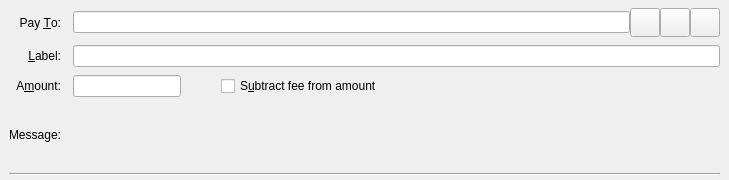
<?xml version="1.0" encoding="UTF-8"?>
<ui version="4.0">
 <class>SendCoinsEntry</class>
 <widget class="QStackedWidget" name="SendCoinsEntry">
  <property name="geometry">
   <rect>
    <x>0</x>
    <y>0</y>
    <width>729</width>
    <height>180</height>
   </rect>
  </property>
  <property name="focusPolicy">
   <enum>Qt::TabFocus</enum>
  </property>
  <property name="autoFillBackground">
   <bool>false</bool>
  </property>
  <widget class="QFrame" name="SendCoins">
   <property name="toolTip">
    <string>This is a normal payment.</string>
   </property>
   <property name="frameShape">
    <enum>QFrame::NoFrame</enum>
   </property>
   <layout class="QGridLayout" name="gridLayout">
    <property name="topMargin">
     <number>8</number>
    </property>
    <property name="bottomMargin">
     <number>4</number>
    </property>
    <property name="horizontalSpacing">
     <number>12</number>
    </property>
    <property name="verticalSpacing">
     <number>8</number>
    </property>
    <item row="3" column="1">
     <widget class="QLabel" name="messageTextLabel">
      <property name="toolTip">
       <string>A message that was attached to the cruzado: URI which will be stored with the transaction for your reference. Note: This message will not be sent over the cruZado network.</string>
      </property>
      <property name="textFormat">
       <enum>Qt::PlainText</enum>
      </property>
     </widget>
    </item>
    <item row="2" column="0">
     <widget class="QLabel" name="amountLabel">
      <property name="text">
       <string>A&amp;mount:</string>
      </property>
      <property name="alignment">
       <set>Qt::AlignRight|Qt::AlignTrailing|Qt::AlignVCenter</set>
      </property>
      <property name="buddy">
       <cstring>payAmount</cstring>
      </property>
     </widget>
    </item>
    <item row="0" column="0">
     <widget class="QLabel" name="payToLabel">
      <property name="text">
       <string>Pay &amp;To:</string>
      </property>
      <property name="alignment">
       <set>Qt::AlignRight|Qt::AlignTrailing|Qt::AlignVCenter</set>
      </property>
      <property name="buddy">
       <cstring>payTo</cstring>
      </property>
     </widget>
    </item>
    <item row="1" column="1">
     <widget class="QLineEdit" name="addAsLabel">
      <property name="toolTip">
       <string>Enter a label for this address to add it to the list of used addresses</string>
      </property>
     </widget>
    </item>
    <item row="1" column="0">
     <widget class="QLabel" name="labellLabel">
      <property name="text">
       <string>&amp;Label:</string>
      </property>
      <property name="alignment">
       <set>Qt::AlignRight|Qt::AlignTrailing|Qt::AlignVCenter</set>
      </property>
      <property name="buddy">
       <cstring>addAsLabel</cstring>
      </property>
     </widget>
    </item>
    <item row="2" column="1">
     <layout class="QHBoxLayout" name="horizontalLayoutAmount" stretch="0,0,1">
      <item>
       <widget class="BitcoinAmountField" name="payAmount"/>
      </item>
      <item>
       <spacer name="horizontalSpacer">
        <property name="orientation">
         <enum>Qt::Horizontal</enum>
        </property>
        <property name="sizeHint" stdset="0">
         <size>
          <width>40</width>
          <height>20</height>
         </size>
        </property>
       </spacer>
      </item>
      <item>
       <widget class="QCheckBox" name="checkboxSubtractFeeFromAmount">
        <property name="toolTip">
         <string>The fee will be deducted from the amount being sent. The recipient will receive less cruzados than you enter in the amount field. If multiple recipients are selected, the fee is split equally.</string>
        </property>
        <property name="text">
         <string>S&amp;ubtract fee from amount</string>
        </property>
       </widget>
      </item>
     </layout>
    </item>
    <item row="4" column="0" colspan="2">
     <widget class="Line" name="line">
      <property name="orientation">
       <enum>Qt::Horizontal</enum>
      </property>
     </widget>
    </item>
    <item row="3" column="0">
     <widget class="QLabel" name="messageLabel">
      <property name="text">
       <string>Message:</string>
      </property>
      <property name="alignment">
       <set>Qt::AlignRight|Qt::AlignTrailing|Qt::AlignVCenter</set>
      </property>
     </widget>
    </item>
    <item row="0" column="1">
     <layout class="QHBoxLayout" name="payToLayout">
      <property name="spacing">
       <number>0</number>
      </property>
      <item>
       <widget class="QValidatedLineEdit" name="payTo">
        <property name="toolTip">
         <string>The cruZado address to send the payment to</string>
        </property>
       </widget>
      </item>
      <item>
       <widget class="QToolButton" name="addressBookButton">
        <property name="toolTip">
         <string>Choose previously used address</string>
        </property>
        <property name="text">
         <string/>
        </property>
        <property name="icon">
         <iconset resource="../bitcoin.qrc">
          <normaloff>:/images/addressbook1</normaloff>:/images/addressbook1</iconset>
        </property>
        <property name="iconSize">
         <size>
          <width>22</width>
          <height>22</height>
         </size>
        </property>
        <property name="shortcut">
         <string>Alt+A</string>
        </property>
       </widget>
      </item>
      <item>
       <widget class="QToolButton" name="pasteButton">
        <property name="toolTip">
         <string>Paste address from clipboard</string>
        </property>
        <property name="text">
         <string/>
        </property>
        <property name="icon">
         <iconset resource="../bitcoin.qrc">
          <normaloff>:/images/paste</normaloff>:/images/paste</iconset>
        </property>
        <property name="iconSize">
         <size>
          <width>22</width>
          <height>22</height>
         </size>
        </property>
        <property name="shortcut">
         <string>Alt+P</string>
        </property>
       </widget>
      </item>
      <item>
       <widget class="QToolButton" name="deleteButton">
        <property name="toolTip">
         <string>Remove this entry</string>
        </property>
        <property name="text">
         <string/>
        </property>
        <property name="icon">
         <iconset resource="../bitcoin.qrc">
          <normaloff>:/images/clear</normaloff>:/images/clear</iconset>
        </property>
        <property name="iconSize">
         <size>
          <width>22</width>
          <height>22</height>
         </size>
        </property>
       </widget>
      </item>
     </layout>
    </item>
   </layout>
  </widget>
  <widget class="QFrame" name="SendCoins_UnauthenticatedPaymentRequest">
   <property name="palette">
    <palette>
     <active>
      <colorrole role="WindowText">
       <brush brushstyle="SolidPattern">
        <color alpha="255">
         <red>0</red>
         <green>0</green>
         <blue>0</blue>
        </color>
       </brush>
      </colorrole>
      <colorrole role="Button">
       <brush brushstyle="SolidPattern">
        <color alpha="255">
         <red>255</red>
         <green>255</green>
         <blue>127</blue>
        </color>
       </brush>
      </colorrole>
      <colorrole role="Light">
       <brush brushstyle="SolidPattern">
        <color alpha="255">
         <red>255</red>
         <green>255</green>
         <blue>255</blue>
        </color>
       </brush>
      </colorrole>
      <colorrole role="Midlight">
       <brush brushstyle="SolidPattern">
        <color alpha="255">
         <red>255</red>
         <green>255</green>
         <blue>191</blue>
        </color>
       </brush>
      </colorrole>
      <colorrole role="Dark">
       <brush brushstyle="SolidPattern">
        <color alpha="255">
         <red>127</red>
         <green>127</green>
         <blue>63</blue>
        </color>
       </brush>
      </colorrole>
      <colorrole role="Mid">
       <brush brushstyle="SolidPattern">
        <color alpha="255">
         <red>170</red>
         <green>170</green>
         <blue>84</blue>
        </color>
       </brush>
      </colorrole>
      <colorrole role="Text">
       <brush brushstyle="SolidPattern">
        <color alpha="255">
         <red>0</red>
         <green>0</green>
         <blue>0</blue>
        </color>
       </brush>
      </colorrole>
      <colorrole role="BrightText">
       <brush brushstyle="SolidPattern">
        <color alpha="255">
         <red>255</red>
         <green>255</green>
         <blue>255</blue>
        </color>
       </brush>
      </colorrole>
      <colorrole role="ButtonText">
       <brush brushstyle="SolidPattern">
        <color alpha="255">
         <red>0</red>
         <green>0</green>
         <blue>0</blue>
        </color>
       </brush>
      </colorrole>
      <colorrole role="Base">
       <brush brushstyle="SolidPattern">
        <color alpha="255">
         <red>255</red>
         <green>255</green>
         <blue>255</blue>
        </color>
       </brush>
      </colorrole>
      <colorrole role="Window">
       <brush brushstyle="SolidPattern">
        <color alpha="255">
         <red>255</red>
         <green>255</green>
         <blue>127</blue>
        </color>
       </brush>
      </colorrole>
      <colorrole role="Shadow">
       <brush brushstyle="SolidPattern">
        <color alpha="255">
         <red>0</red>
         <green>0</green>
         <blue>0</blue>
        </color>
       </brush>
      </colorrole>
      <colorrole role="AlternateBase">
       <brush brushstyle="SolidPattern">
        <color alpha="255">
         <red>255</red>
         <green>255</green>
         <blue>191</blue>
        </color>
       </brush>
      </colorrole>
      <colorrole role="ToolTipBase">
       <brush brushstyle="SolidPattern">
        <color alpha="255">
         <red>255</red>
         <green>255</green>
         <blue>220</blue>
        </color>
       </brush>
      </colorrole>
      <colorrole role="ToolTipText">
       <brush brushstyle="SolidPattern">
        <color alpha="255">
         <red>0</red>
         <green>0</green>
         <blue>0</blue>
        </color>
       </brush>
      </colorrole>
     </active>
     <inactive>
      <colorrole role="WindowText">
       <brush brushstyle="SolidPattern">
        <color alpha="255">
         <red>0</red>
         <green>0</green>
         <blue>0</blue>
        </color>
       </brush>
      </colorrole>
      <colorrole role="Button">
       <brush brushstyle="SolidPattern">
        <color alpha="255">
         <red>255</red>
         <green>255</green>
         <blue>127</blue>
        </color>
       </brush>
      </colorrole>
      <colorrole role="Light">
       <brush brushstyle="SolidPattern">
        <color alpha="255">
         <red>255</red>
         <green>255</green>
         <blue>255</blue>
        </color>
       </brush>
      </colorrole>
      <colorrole role="Midlight">
       <brush brushstyle="SolidPattern">
        <color alpha="255">
         <red>255</red>
         <green>255</green>
         <blue>191</blue>
        </color>
       </brush>
      </colorrole>
      <colorrole role="Dark">
       <brush brushstyle="SolidPattern">
        <color alpha="255">
         <red>127</red>
         <green>127</green>
         <blue>63</blue>
        </color>
       </brush>
      </colorrole>
      <colorrole role="Mid">
       <brush brushstyle="SolidPattern">
        <color alpha="255">
         <red>170</red>
         <green>170</green>
         <blue>84</blue>
        </color>
       </brush>
      </colorrole>
      <colorrole role="Text">
       <brush brushstyle="SolidPattern">
        <color alpha="255">
         <red>0</red>
         <green>0</green>
         <blue>0</blue>
        </color>
       </brush>
      </colorrole>
      <colorrole role="BrightText">
       <brush brushstyle="SolidPattern">
        <color alpha="255">
         <red>255</red>
         <green>255</green>
         <blue>255</blue>
        </color>
       </brush>
      </colorrole>
      <colorrole role="ButtonText">
       <brush brushstyle="SolidPattern">
        <color alpha="255">
         <red>0</red>
         <green>0</green>
         <blue>0</blue>
        </color>
       </brush>
      </colorrole>
      <colorrole role="Base">
       <brush brushstyle="SolidPattern">
        <color alpha="255">
         <red>255</red>
         <green>255</green>
         <blue>255</blue>
        </color>
       </brush>
      </colorrole>
      <colorrole role="Window">
       <brush brushstyle="SolidPattern">
        <color alpha="255">
         <red>255</red>
         <green>255</green>
         <blue>127</blue>
        </color>
       </brush>
      </colorrole>
      <colorrole role="Shadow">
       <brush brushstyle="SolidPattern">
        <color alpha="255">
         <red>0</red>
         <green>0</green>
         <blue>0</blue>
        </color>
       </brush>
      </colorrole>
      <colorrole role="AlternateBase">
       <brush brushstyle="SolidPattern">
        <color alpha="255">
         <red>255</red>
         <green>255</green>
         <blue>191</blue>
        </color>
       </brush>
      </colorrole>
      <colorrole role="ToolTipBase">
       <brush brushstyle="SolidPattern">
        <color alpha="255">
         <red>255</red>
         <green>255</green>
         <blue>220</blue>
        </color>
       </brush>
      </colorrole>
      <colorrole role="ToolTipText">
       <brush brushstyle="SolidPattern">
        <color alpha="255">
         <red>0</red>
         <green>0</green>
         <blue>0</blue>
        </color>
       </brush>
      </colorrole>
     </inactive>
     <disabled>
      <colorrole role="WindowText">
       <brush brushstyle="SolidPattern">
        <color alpha="255">
         <red>127</red>
         <green>127</green>
         <blue>63</blue>
        </color>
       </brush>
      </colorrole>
      <colorrole role="Button">
       <brush brushstyle="SolidPattern">
        <color alpha="255">
         <red>255</red>
         <green>255</green>
         <blue>127</blue>
        </color>
       </brush>
      </colorrole>
      <colorrole role="Light">
       <brush brushstyle="SolidPattern">
        <color alpha="255">
         <red>255</red>
         <green>255</green>
         <blue>255</blue>
        </color>
       </brush>
      </colorrole>
      <colorrole role="Midlight">
       <brush brushstyle="SolidPattern">
        <color alpha="255">
         <red>255</red>
         <green>255</green>
         <blue>191</blue>
        </color>
       </brush>
      </colorrole>
      <colorrole role="Dark">
       <brush brushstyle="SolidPattern">
        <color alpha="255">
         <red>127</red>
         <green>127</green>
         <blue>63</blue>
        </color>
       </brush>
      </colorrole>
      <colorrole role="Mid">
       <brush brushstyle="SolidPattern">
        <color alpha="255">
         <red>170</red>
         <green>170</green>
         <blue>84</blue>
        </color>
       </brush>
      </colorrole>
      <colorrole role="Text">
       <brush brushstyle="SolidPattern">
        <color alpha="255">
         <red>127</red>
         <green>127</green>
         <blue>63</blue>
        </color>
       </brush>
      </colorrole>
      <colorrole role="BrightText">
       <brush brushstyle="SolidPattern">
        <color alpha="255">
         <red>255</red>
         <green>255</green>
         <blue>255</blue>
        </color>
       </brush>
      </colorrole>
      <colorrole role="ButtonText">
       <brush brushstyle="SolidPattern">
        <color alpha="255">
         <red>127</red>
         <green>127</green>
         <blue>63</blue>
        </color>
       </brush>
      </colorrole>
      <colorrole role="Base">
       <brush brushstyle="SolidPattern">
        <color alpha="255">
         <red>255</red>
         <green>255</green>
         <blue>127</blue>
        </color>
       </brush>
      </colorrole>
      <colorrole role="Window">
       <brush brushstyle="SolidPattern">
        <color alpha="255">
         <red>255</red>
         <green>255</green>
         <blue>127</blue>
        </color>
       </brush>
      </colorrole>
      <colorrole role="Shadow">
       <brush brushstyle="SolidPattern">
        <color alpha="255">
         <red>0</red>
         <green>0</green>
         <blue>0</blue>
        </color>
       </brush>
      </colorrole>
      <colorrole role="AlternateBase">
       <brush brushstyle="SolidPattern">
        <color alpha="255">
         <red>255</red>
         <green>255</green>
         <blue>127</blue>
        </color>
       </brush>
      </colorrole>
      <colorrole role="ToolTipBase">
       <brush brushstyle="SolidPattern">
        <color alpha="255">
         <red>255</red>
         <green>255</green>
         <blue>220</blue>
        </color>
       </brush>
      </colorrole>
      <colorrole role="ToolTipText">
       <brush brushstyle="SolidPattern">
        <color alpha="255">
         <red>0</red>
         <green>0</green>
         <blue>0</blue>
        </color>
       </brush>
      </colorrole>
     </disabled>
    </palette>
   </property>
   <property name="toolTip">
    <string>This is an unauthenticated payment request.</string>
   </property>
   <property name="autoFillBackground">
    <bool>true</bool>
   </property>
   <property name="frameShape">
    <enum>QFrame::NoFrame</enum>
   </property>
   <layout class="QGridLayout" name="gridLayout_is">
    <property name="spacing">
     <number>12</number>
    </property>
    <item row="0" column="1">
     <layout class="QHBoxLayout" name="payToLayout_is">
      <property name="spacing">
       <number>0</number>
      </property>
      <item>
       <widget class="QLabel" name="payTo_is"/>
      </item>
      <item>
       <widget class="QToolButton" name="deleteButton_is">
        <property name="toolTip">
         <string>Remove this entry</string>
        </property>
        <property name="text">
         <string/>
        </property>
        <property name="icon">
         <iconset resource="../bitcoin.qrc">
          <normaloff>:/images/clear</normaloff>:/images/clear</iconset>
        </property>
       </widget>
      </item>
     </layout>
    </item>
    <item row="0" column="0">
     <widget class="QLabel" name="payToLabel_is">
      <property name="text">
       <string>Pay To:</string>
      </property>
      <property name="alignment">
       <set>Qt::AlignRight|Qt::AlignTrailing|Qt::AlignVCenter</set>
      </property>
     </widget>
    </item>
    <item row="1" column="0">
     <widget class="QLabel" name="amountLabel_is">
      <property name="text">
       <string>A&amp;mount:</string>
      </property>
      <property name="alignment">
       <set>Qt::AlignRight|Qt::AlignTrailing|Qt::AlignVCenter</set>
      </property>
      <property name="buddy">
       <cstring>payAmount_is</cstring>
      </property>
     </widget>
    </item>
    <item row="1" column="1">
     <widget class="BitcoinAmountField" name="payAmount_is">
      <property name="acceptDrops">
       <bool>false</bool>
      </property>
     </widget>
    </item>
   </layout>
  </widget>
  <widget class="QFrame" name="SendCoins_AuthenticatedPaymentRequest">
   <property name="palette">
    <palette>
     <active>
      <colorrole role="WindowText">
       <brush brushstyle="SolidPattern">
        <color alpha="255">
         <red>0</red>
         <green>0</green>
         <blue>0</blue>
        </color>
       </brush>
      </colorrole>
      <colorrole role="Button">
       <brush brushstyle="SolidPattern">
        <color alpha="255">
         <red>140</red>
         <green>232</green>
         <blue>119</blue>
        </color>
       </brush>
      </colorrole>
      <colorrole role="Light">
       <brush brushstyle="SolidPattern">
        <color alpha="255">
         <red>230</red>
         <green>255</green>
         <blue>224</blue>
        </color>
       </brush>
      </colorrole>
      <colorrole role="Midlight">
       <brush brushstyle="SolidPattern">
        <color alpha="255">
         <red>185</red>
         <green>243</green>
         <blue>171</blue>
        </color>
       </brush>
      </colorrole>
      <colorrole role="Dark">
       <brush brushstyle="SolidPattern">
        <color alpha="255">
         <red>70</red>
         <green>116</green>
         <blue>59</blue>
        </color>
       </brush>
      </colorrole>
      <colorrole role="Mid">
       <brush brushstyle="SolidPattern">
        <color alpha="255">
         <red>93</red>
         <green>155</green>
         <blue>79</blue>
        </color>
       </brush>
      </colorrole>
      <colorrole role="Text">
       <brush brushstyle="SolidPattern">
        <color alpha="255">
         <red>0</red>
         <green>0</green>
         <blue>0</blue>
        </color>
       </brush>
      </colorrole>
      <colorrole role="BrightText">
       <brush brushstyle="SolidPattern">
        <color alpha="255">
         <red>155</red>
         <green>255</green>
         <blue>147</blue>
        </color>
       </brush>
      </colorrole>
      <colorrole role="ButtonText">
       <brush brushstyle="SolidPattern">
        <color alpha="255">
         <red>0</red>
         <green>0</green>
         <blue>0</blue>
        </color>
       </brush>
      </colorrole>
      <colorrole role="Base">
       <brush brushstyle="SolidPattern">
        <color alpha="255">
         <red>119</red>
         <green>255</green>
         <blue>233</blue>
        </color>
       </brush>
      </colorrole>
      <colorrole role="Window">
       <brush brushstyle="SolidPattern">
        <color alpha="255">
         <red>140</red>
         <green>232</green>
         <blue>119</blue>
        </color>
       </brush>
      </colorrole>
      <colorrole role="Shadow">
       <brush brushstyle="SolidPattern">
        <color alpha="255">
         <red>0</red>
         <green>0</green>
         <blue>0</blue>
        </color>
       </brush>
      </colorrole>
      <colorrole role="AlternateBase">
       <brush brushstyle="SolidPattern">
        <color alpha="255">
         <red>197</red>
         <green>243</green>
         <blue>187</blue>
        </color>
       </brush>
      </colorrole>
      <colorrole role="NoRole">
       <brush brushstyle="SolidPattern">
        <color alpha="255">
         <red>125</red>
         <green>194</green>
         <blue>122</blue>
        </color>
       </brush>
      </colorrole>
      <colorrole role="ToolTipBase">
       <brush brushstyle="SolidPattern">
        <color alpha="255">
         <red>255</red>
         <green>255</green>
         <blue>220</blue>
        </color>
       </brush>
      </colorrole>
      <colorrole role="ToolTipText">
       <brush brushstyle="SolidPattern">
        <color alpha="255">
         <red>0</red>
         <green>0</green>
         <blue>0</blue>
        </color>
       </brush>
      </colorrole>
     </active>
     <inactive>
      <colorrole role="WindowText">
       <brush brushstyle="SolidPattern">
        <color alpha="255">
         <red>0</red>
         <green>0</green>
         <blue>0</blue>
        </color>
       </brush>
      </colorrole>
      <colorrole role="Button">
       <brush brushstyle="SolidPattern">
        <color alpha="255">
         <red>140</red>
         <green>232</green>
         <blue>119</blue>
        </color>
       </brush>
      </colorrole>
      <colorrole role="Light">
       <brush brushstyle="SolidPattern">
        <color alpha="255">
         <red>230</red>
         <green>255</green>
         <blue>224</blue>
        </color>
       </brush>
      </colorrole>
      <colorrole role="Midlight">
       <brush brushstyle="SolidPattern">
        <color alpha="255">
         <red>185</red>
         <green>243</green>
         <blue>171</blue>
        </color>
       </brush>
      </colorrole>
      <colorrole role="Dark">
       <brush brushstyle="SolidPattern">
        <color alpha="255">
         <red>70</red>
         <green>116</green>
         <blue>59</blue>
        </color>
       </brush>
      </colorrole>
      <colorrole role="Mid">
       <brush brushstyle="SolidPattern">
        <color alpha="255">
         <red>93</red>
         <green>155</green>
         <blue>79</blue>
        </color>
       </brush>
      </colorrole>
      <colorrole role="Text">
       <brush brushstyle="SolidPattern">
        <color alpha="255">
         <red>0</red>
         <green>0</green>
         <blue>0</blue>
        </color>
       </brush>
      </colorrole>
      <colorrole role="BrightText">
       <brush brushstyle="SolidPattern">
        <color alpha="255">
         <red>155</red>
         <green>255</green>
         <blue>147</blue>
        </color>
       </brush>
      </colorrole>
      <colorrole role="ButtonText">
       <brush brushstyle="SolidPattern">
        <color alpha="255">
         <red>0</red>
         <green>0</green>
         <blue>0</blue>
        </color>
       </brush>
      </colorrole>
      <colorrole role="Base">
       <brush brushstyle="SolidPattern">
        <color alpha="255">
         <red>119</red>
         <green>255</green>
         <blue>233</blue>
        </color>
       </brush>
      </colorrole>
      <colorrole role="Window">
       <brush brushstyle="SolidPattern">
        <color alpha="255">
         <red>140</red>
         <green>232</green>
         <blue>119</blue>
        </color>
       </brush>
      </colorrole>
      <colorrole role="Shadow">
       <brush brushstyle="SolidPattern">
        <color alpha="255">
         <red>0</red>
         <green>0</green>
         <blue>0</blue>
        </color>
       </brush>
      </colorrole>
      <colorrole role="AlternateBase">
       <brush brushstyle="SolidPattern">
        <color alpha="255">
         <red>197</red>
         <green>243</green>
         <blue>187</blue>
        </color>
       </brush>
      </colorrole>
      <colorrole role="NoRole">
       <brush brushstyle="SolidPattern">
        <color alpha="255">
         <red>125</red>
         <green>194</green>
         <blue>122</blue>
        </color>
       </brush>
      </colorrole>
      <colorrole role="ToolTipBase">
       <brush brushstyle="SolidPattern">
        <color alpha="255">
         <red>255</red>
         <green>255</green>
         <blue>220</blue>
        </color>
       </brush>
      </colorrole>
      <colorrole role="ToolTipText">
       <brush brushstyle="SolidPattern">
        <color alpha="255">
         <red>0</red>
         <green>0</green>
         <blue>0</blue>
        </color>
       </brush>
      </colorrole>
     </inactive>
     <disabled>
      <colorrole role="WindowText">
       <brush brushstyle="SolidPattern">
        <color alpha="255">
         <red>70</red>
         <green>116</green>
         <blue>59</blue>
        </color>
       </brush>
      </colorrole>
      <colorrole role="Button">
       <brush brushstyle="SolidPattern">
        <color alpha="255">
         <red>140</red>
         <green>232</green>
         <blue>119</blue>
        </color>
       </brush>
      </colorrole>
      <colorrole role="Light">
       <brush brushstyle="SolidPattern">
        <color alpha="255">
         <red>230</red>
         <green>255</green>
         <blue>224</blue>
        </color>
       </brush>
      </colorrole>
      <colorrole role="Midlight">
       <brush brushstyle="SolidPattern">
        <color alpha="255">
         <red>185</red>
         <green>243</green>
         <blue>171</blue>
        </color>
       </brush>
      </colorrole>
      <colorrole role="Dark">
       <brush brushstyle="SolidPattern">
        <color alpha="255">
         <red>70</red>
         <green>116</green>
         <blue>59</blue>
        </color>
       </brush>
      </colorrole>
      <colorrole role="Mid">
       <brush brushstyle="SolidPattern">
        <color alpha="255">
         <red>93</red>
         <green>155</green>
         <blue>79</blue>
        </color>
       </brush>
      </colorrole>
      <colorrole role="Text">
       <brush brushstyle="SolidPattern">
        <color alpha="255">
         <red>70</red>
         <green>116</green>
         <blue>59</blue>
        </color>
       </brush>
      </colorrole>
      <colorrole role="BrightText">
       <brush brushstyle="SolidPattern">
        <color alpha="255">
         <red>155</red>
         <green>255</green>
         <blue>147</blue>
        </color>
       </brush>
      </colorrole>
      <colorrole role="ButtonText">
       <brush brushstyle="SolidPattern">
        <color alpha="255">
         <red>70</red>
         <green>116</green>
         <blue>59</blue>
        </color>
       </brush>
      </colorrole>
      <colorrole role="Base">
       <brush brushstyle="SolidPattern">
        <color alpha="255">
         <red>140</red>
         <green>232</green>
         <blue>119</blue>
        </color>
       </brush>
      </colorrole>
      <colorrole role="Window">
       <brush brushstyle="SolidPattern">
        <color alpha="255">
         <red>140</red>
         <green>232</green>
         <blue>119</blue>
        </color>
       </brush>
      </colorrole>
      <colorrole role="Shadow">
       <brush brushstyle="SolidPattern">
        <color alpha="255">
         <red>0</red>
         <green>0</green>
         <blue>0</blue>
        </color>
       </brush>
      </colorrole>
      <colorrole role="AlternateBase">
       <brush brushstyle="SolidPattern">
        <color alpha="255">
         <red>140</red>
         <green>232</green>
         <blue>119</blue>
        </color>
       </brush>
      </colorrole>
      <colorrole role="NoRole">
       <brush brushstyle="SolidPattern">
        <color alpha="255">
         <red>125</red>
         <green>194</green>
         <blue>122</blue>
        </color>
       </brush>
      </colorrole>
      <colorrole role="ToolTipBase">
       <brush brushstyle="SolidPattern">
        <color alpha="255">
         <red>255</red>
         <green>255</green>
         <blue>220</blue>
        </color>
       </brush>
      </colorrole>
      <colorrole role="ToolTipText">
       <brush brushstyle="SolidPattern">
        <color alpha="255">
         <red>0</red>
         <green>0</green>
         <blue>0</blue>
        </color>
       </brush>
      </colorrole>
     </disabled>
    </palette>
   </property>
   <property name="toolTip">
    <string>This is an authenticated payment request.</string>
   </property>
   <property name="autoFillBackground">
    <bool>true</bool>
   </property>
   <property name="frameShape">
    <enum>QFrame::NoFrame</enum>
   </property>
   <layout class="QGridLayout" name="gridLayout_s">
    <property name="spacing">
     <number>12</number>
    </property>
    <item row="1" column="0">
     <widget class="QLabel" name="amountLabel_s">
      <property name="text">
       <string>A&amp;mount:</string>
      </property>
      <property name="alignment">
       <set>Qt::AlignRight|Qt::AlignTrailing|Qt::AlignVCenter</set>
      </property>
      <property name="buddy">
       <cstring>payAmount_s</cstring>
      </property>
     </widget>
    </item>
    <item row="0" column="0">
     <widget class="QLabel" name="payToLabel_s">
      <property name="text">
       <string>Pay To:</string>
      </property>
      <property name="alignment">
       <set>Qt::AlignRight|Qt::AlignTrailing|Qt::AlignVCenter</set>
      </property>
     </widget>
    </item>
    <item row="0" column="1">
     <layout class="QHBoxLayout" name="payToLayout_s">
      <property name="spacing">
       <number>0</number>
      </property>
      <item>
       <widget class="QLabel" name="payTo_s">
        <property name="textFormat">
         <enum>Qt::PlainText</enum>
        </property>
       </widget>
      </item>
      <item>
       <widget class="QToolButton" name="deleteButton_s">
        <property name="toolTip">
         <string>Remove this entry</string>
        </property>
        <property name="text">
         <string/>
        </property>
        <property name="icon">
         <iconset resource="../bitcoin.qrc">
          <normaloff>:/images/clear</normaloff>:/images/clear</iconset>
        </property>
       </widget>
      </item>
     </layout>
    </item>
    <item row="1" column="1">
     <widget class="BitcoinAmountField" name="payAmount_s">
      <property name="acceptDrops">
       <bool>false</bool>
      </property>
     </widget>
    </item>
   </layout>
  </widget>
 </widget>
 <customwidgets>
  <customwidget>
   <class>QValidatedLineEdit</class>
   <extends>QLineEdit</extends>
   <header>qvalidatedlineedit.h</header>
  </customwidget>
  <customwidget>
   <class>BitcoinAmountField</class>
   <extends>QLineEdit</extends>
   <header>bitcoinamountfield.h</header>
   <container>1</container>
  </customwidget>
 </customwidgets>
 <tabstops>
  <tabstop>payTo</tabstop>
  <tabstop>addressBookButton</tabstop>
  <tabstop>pasteButton</tabstop>
  <tabstop>deleteButton</tabstop>
  <tabstop>addAsLabel</tabstop>
  <tabstop>payAmount</tabstop>
  <tabstop>checkboxSubtractFeeFromAmount</tabstop>
  <tabstop>payAmount_is</tabstop>
  <tabstop>deleteButton_is</tabstop>
  <tabstop>deleteButton_s</tabstop>
  <tabstop>payAmount_s</tabstop>
 </tabstops>
 <resources>
  <include location="../bitcoin.qrc"/>
 </resources>
 <connections/>
</ui>
